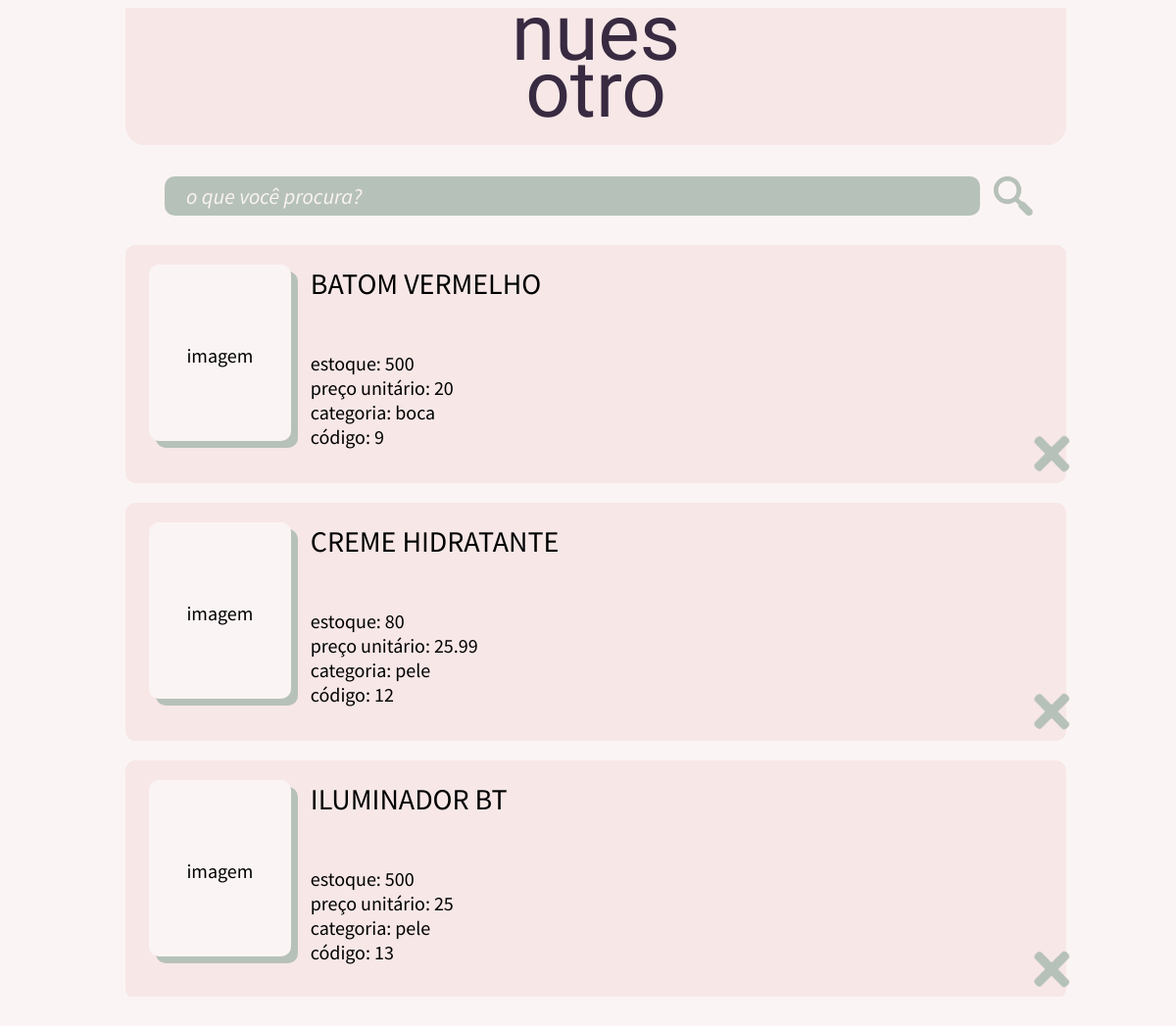
Screenshot of /pesquisa.php with the database file from the repository.
### tables this page shows
CREATE TABLE `produto` (
  `idProduto` int(11) NOT NULL,
  `imagem` blob NOT NULL,
  `nomeProduto` varchar(50) NOT NULL,
  `categoria` varchar(11) NOT NULL,
  `descricaoProduto` varchar(300) NOT NULL,
  `estoque` int(11) NOT NULL,
  `cnpj` int(11) NOT NULL,
  `preco` float NOT NULL
);

### pesquisa.php (the view, shortened to what this page needs)
<?php
    include_once("conexao.php");
    $pesquisa = $_GET["pesquisa"];
?>
<!DOCTYPE html>
<html lang="pt-br">
<head>
    <link rel="stylesheet" type="text/css" href="styles.css">
</head>
<body>
    <header>
        <div class="cabecalho">
            <a class="cabecalho-logo" href="menu.html">nues<br>otro</a>
        </div>
    </header>
     <form class="pesquisa" name="pesquisa" action="pesquisa.php" method="get">
        <input class="pesquisa-texto" type="text" name="pesquisa" id="pesquisa" placeholder="o que você procura?">
        <button class="acao" type="submit" value="pesquisar">
            <img class="pesquisa-imagem" src="images/pesquisar-verde.png" onmouseover="this.src='images/pesquisar-roxo.png';" onmouseout="this.src='images/pesquisar-verde.png';">
        </button>
    </form>
    <?php
        if (!(empty($pesquisa))) {
            $registrosNome = mysqli_query($conexao, "select idProduto, imagem, nomeProduto, descricaoProduto, estoque, preco, categoria from
                produto where nomeProduto like '%$pesquisa%' or categoria like '%$pesquisa%'");
            $num_linhas = mysqli_num_rows($registrosNome);
            if ($num_linhas == 0) {
                echo "nenhum produto encontrado!";
            } else {
            for ($i = 0; $i < $num_linhas; $i++) {
                $dados = mysqli_fetch_array($registrosNome);
                $idProduto = $dados["idProduto"];
                $nomeProduto = $dados["nomeProduto"];
                $descricaoProduto = $dados["descricaoProduto"];
                $estoque = $dados["estoque"];
                $preco = $dados["preco"];
                $categoria = $dados["categoria"];
                $imagem = $dados["imagem"];
                echo"   <div class='resultado'>
                            <div class='produto-imagem'> <img src = $imagem height='150' width='150'> </div>
                            <div class='produto-info'>
                                <span class='produto-nome'> $nomeProduto </span><br>
                                <span class='produto-descricao'> $descricaoProduto </span>
                                <br><br>
                                estoque: $estoque<br>
                                preço unitário: $preco<br>
                                categoria: $categoria<br><br>
                            </div>
                            <div class='produto-acoes'>
                                <button class='acao excluir' type='submit' value='excluir'>
                                <a href='excluirProduto.html?idProduto=<?php echo $idProduto;?>'><img class='excluir' src='images/excluir-verde.png' onmouseover='this.src='images/excluir-roxo.png';' onmouseout='this.src='images/excluir-verde.png';'></a>
                                </button>
                            </div>
                        </div>";
            }
        }
        } else {
        $registrosNome = mysqli_query($conexao, "select * from produto");
        $num_linhas = mysqli_num_rows($registrosNome);
        for ($i = 0; $i < $num_linhas; $i++) {
            $dados = mysqli_fetch_array($registrosNome);
            $idProduto = $dados["idProduto"];
            $nomeProduto = $dados["nomeProduto"];
            $descricaoProduto = $dados["descricaoProduto"];
            $estoque = $dados["estoque"];
            $preco = $dados["preco"];
            $categoria = $dados["categoria"];
            echo"   <div class='resultado'>
                            <div class='produto-imagem'> imagem </div>
                            <div class='produto-info'>
                                <span class='produto-nome'> $nomeProduto </span><br>
                                <span class='produto-descricao'> $descricaoProduto </span>
                                <br><br>
                                estoque: $estoque<br>
                                preço unitário: $preco<br>
                                categoria: $categoria<br>
                                código: $idProduto<br><br>
                            </div>
                            <div class='produto-acoes'>
                                <button class='acao excluir' type='submit' value='excluir'>
                                <a href='excluirProduto.html?idProduto=$idProduto'><img class='excluir' src='images/excluir-verde.png' onmouseover='this.src='images/excluir-roxo.png';' onmouseout='this.src='images/excluir-verde.png';'></a>
                                </button>
                            </div>
                        </div>";
        }
    }
    ?>
</body>
</html>

### styles.css (style rules this page uses)
* { box-sizing: border-box; text-decoration: none; }
:root { --principal: #FBF4F4; --secundaria: #F7E7E7; --secfundo:#F7E7E7; --contraste: #382A40; --complemento: #B6C1B9; }
body { width: 100%; top: 50%; left: 50%; background-color: var(--principal); font-family: 'Source Sans Pro'; font-size: 20px; }
.cabecalho { background-color: var(--secundaria); height: min-content; width: 80%; top: 0%; text-align: center; padding-bottom: 1.2em; margin-left: 6em; margin-bottom: 1em; margin-top: 0; border: solid 5px inherit; border-bottom-right-radius: 20px; border-bottom-left-radius: 20px; }
.cabecalho-logo { font-family: 'Gruppo'; font-style: normal; color: var(--contraste); font-weight: 400; font-size: 80px; line-height: 53px; text-align: center; }
form.pesquisa { height: fit-content; margin-left: 8em; margin-block-end: 0%; margin-bottom: 1em; display: -webkit-inline; }
.pesquisa-texto { background-color: var(--complemento); color: var(--principal); font-family: 'Source Sans Pro'; font-size: 22px; opacity: 1; font-style: italic; text-align: left; border: none; border-radius: 10px; margin-bottom: 10px; margin-right: 10px; padding-left: 1em; height: 40px; width: 80%; }
.pesquisa-texto::placeholder { color: var(--principal); }
button.acao { background-color: transparent; border: none; height: 40px; width: 40px; padding: 0; display: inline-block; }
.pesquisa-imagem { height: 40px; width: 40px; display:inline; position: relative; top: 30%; }
.resultado { background-color:var(--secfundo); border: solid 5px inherit; height: max-content; width: 80%; display: -webkit-inline-flex; border-radius: 10px; margin-left: 6em; margin-bottom: 1em; position: relative; padding-left: 0.2em; }
.produto-imagem { background-color: var(--principal); box-shadow: 7px 7px var(--complemento); text-align:center; height: 180px; width: 180px; border-radius: 10px; margin-right: 1em; margin-left : 1em; margin-top : 1em; padding-top: 4em; }
.produto-info { margin-top: 0.5em; padding-top: 0.5em; width: 60%; }
.produto-nome { font-size: 30px; text-transform: uppercase; font-style: bold; margin-top: 0.4em; }
.produto-acoes { align-items: end; margin-top: 5.4em; margin-left: 13.5em; }
.excluir { height: 50px; width: 50px; margin-top: 3em; display:inline; position: relative; }

### rows the page displays
produto: nomeProduto "BATOM VERMELHO", estoque "500", preco "20", categoria "boca", idProduto "9"
produto: nomeProduto "CREME HIDRATANTE", estoque "80", preco "25.99", categoria "pele", idProduto "12"
produto: nomeProduto "ILUMINADOR BT", estoque "500", preco "25", categoria "pele", idProduto "13"
